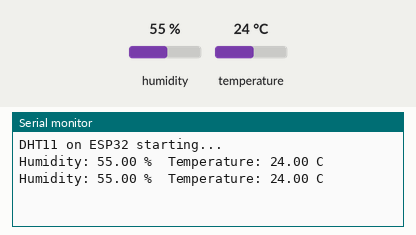
Recording of a sketch running on a simulated ESP32. Shown: the last lines printed to the serial monitor. The test bench sets the inputs (shaded band); at power-on: humidity 55 %, temperature 24 °C.

Above: at 4.8 s.
4.9 s: humidity set to 22 %
At 7.4 s:
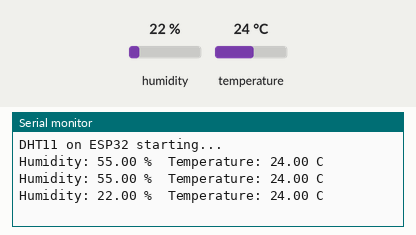
7.9 s: temperature set to 12 °C
At 8.5 s:
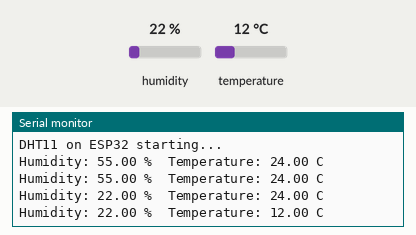
10.9 s: humidity set to 40 %
At 13.3 s:
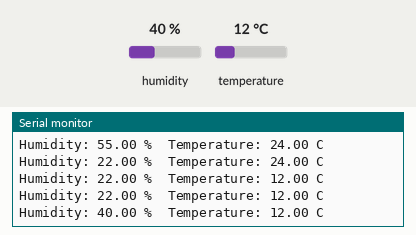
Timing chart, 0 to 14.8 s (numbered marks = the images above; inputs shaded):
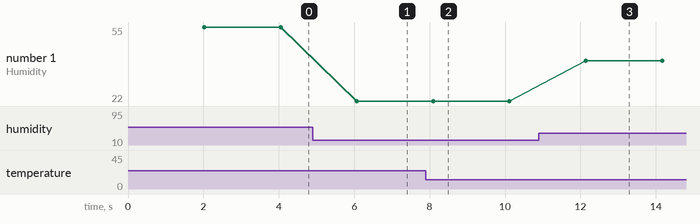

The sketch:

input.ino
```cpp
// PinFlow Studio starter: ESP32 Dev Module + DHT11 temperature/humidity sensor.
// Libraries: "DHT sensor library" (Adafruit) + "Adafruit Unified Sensor".
// Wiring: DHT11 VCC -> 3V3, GND -> GND, DATA -> GPIO4 (10k pull-up to 3V3 if the module has none).
#include <DHT.h>

#define DHTPIN 4 // GPIO4: output-capable, not a strapping or flash pin
#define DHTTYPE DHT11

DHT dht(DHTPIN, DHTTYPE);

void setup() {
  Serial.begin(115200);
  Serial.println("DHT11 on ESP32 starting...");
  dht.begin();
}

void loop() {
  // DHT11 needs about 1-2 s between readings.
  delay(2000);

  float humidity = dht.readHumidity();
  float temperature = dht.readTemperature();

  // A failed read returns NAN: skip this round instead of printing garbage.
  if (isnan(humidity) || isnan(temperature)) {
    Serial.println("Failed to read from DHT sensor!");
    return;
  }

  Serial.print("Humidity: ");
  Serial.print(humidity);
  Serial.print(" %  Temperature: ");
  Serial.print(temperature);
  Serial.println(" C");
}
```

Measured:
- after the input at 4.9 s, the serial monitor: prints a new line after 1.2 s (image 1)
- after the input at 7.9 s, the serial monitor: prints a new line after 0.19 s (image 2)
- after the input at 10.9 s, the serial monitor: prints a new line after 1.2 s (image 3)
- plotted number 1: 55 → 22 after the input at 4.9 s, 22 → 40 after the input at 10.9 s
